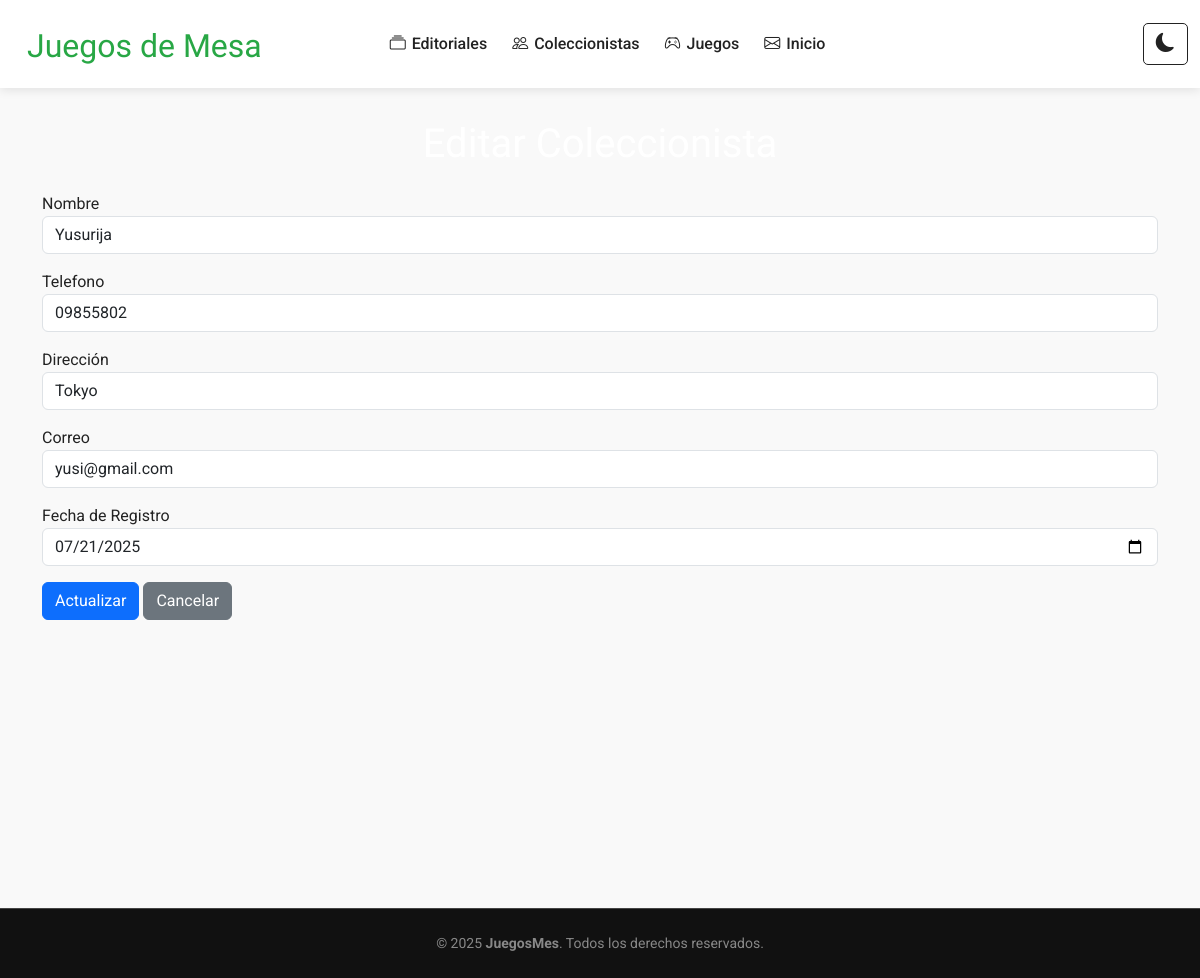
Before: /coleccionista/4/editar/ with the older database file.
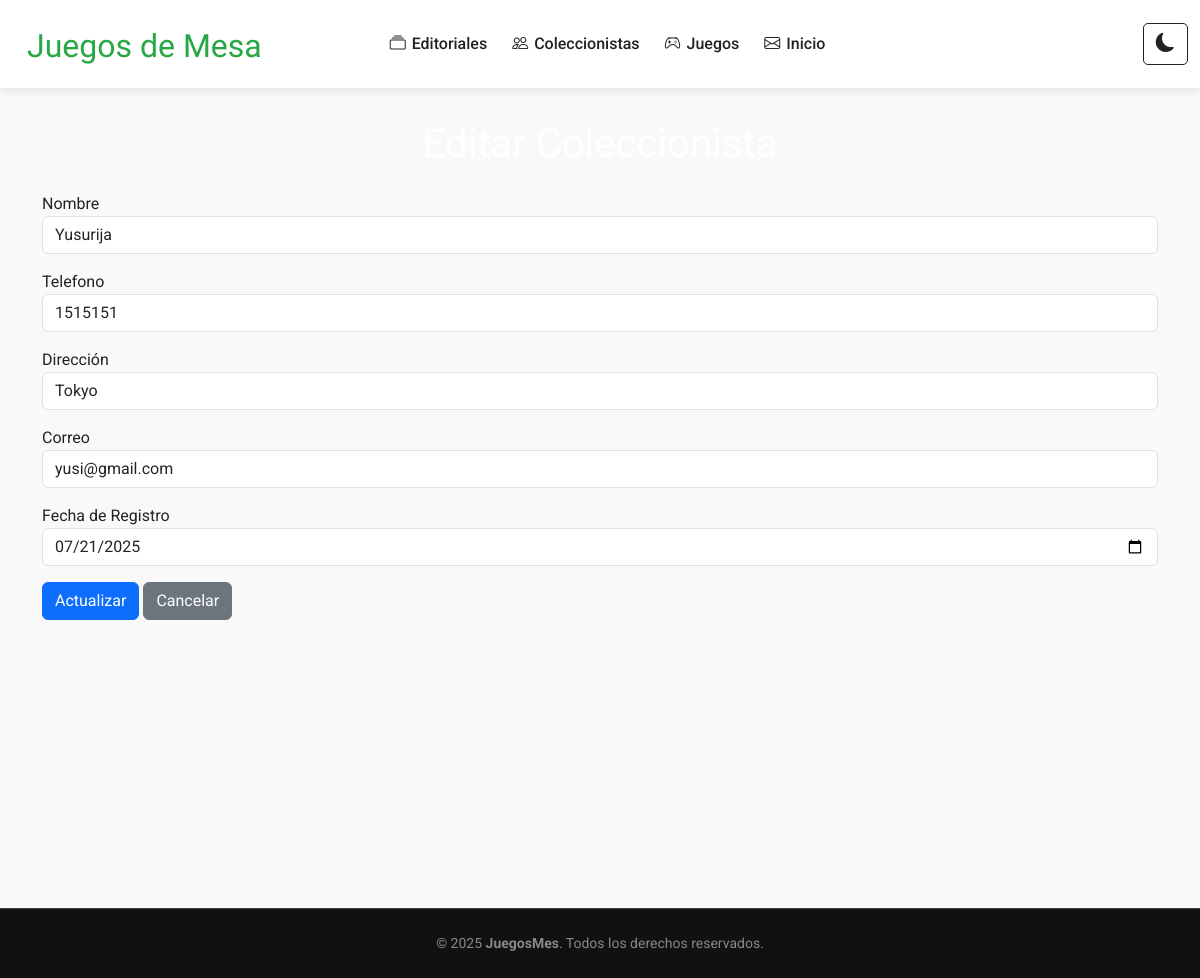
After: the same page with the newer database file.
### Aplicaciones/Coleccionista/models.py (models this page shows, shortened)
class Coleccionista(models.Model):
    nombre = models.CharField(max_length=100)
    telefono = models.CharField(
        max_length=15,
        validators=[
            RegexValidator(
                regex=r'^\+?\d{7,15}$',
                message='Ingrese un número de teléfono válido (7 a 15 dígitos, puede iniciar con +).'
            )
        ]
    )
    direccion = models.CharField(max_length=255)
    correo = models.EmailField(
        max_length=254,
        validators=[EmailValidator(message="Ingrese un correo electrónico válido.")]
    )
    fecha_registro = models.DateField(auto_now_add=True)

### Aplicaciones/Coleccionista/views.py (the view)
# urls.py: path('<int:id>/editar/', views.editarColeccionista, name='editar_coleccionista'),
def editarColeccionista(request, id):
    coleccionista = get_object_or_404(Coleccionista, id=id)
    if request.method == 'POST':
        form = ColeccionistaForm(request.POST, instance=coleccionista)
        if form.is_valid():
            form.save()
            messages.success(request, "Coleccionista editado correctamente.")
            return redirect('lista_coleccionista')
        else:
            messages.error(request, "Por favor corrige los errores en el formulario.")
    else:
        form = ColeccionistaForm(instance=coleccionista)
    return render(request, 'coleccionista/editar.html', {'form': form, 'coleccionista': coleccionista})

### Aplicaciones/Coleccionista/forms.py (shortened to what this page needs)
class ColeccionistaForm(forms.ModelForm):
    class Meta:
        model = Coleccionista
        fields = ['nombre', 'telefono', 'direccion', 'correo']

### Aplicaciones/Coleccionista/templates/coleccionista/editar.html (shortened to what this page needs)
{% extends 'plantilla.html' %}
{% block contenido %}
<div class="container mt-4">
    <h1 class="text-center mb-4">Editar Coleccionista</h1>
    <form action="{% url 'editar_coleccionista' coleccionista.id %}" method="post" novalidate>
        <div class="mb-3">
            <label>Nombre</label>
            <input type="text" name="nombre" class="form-control" value="{{ coleccionista.nombre }}" required>
        </div>
        <div class="mb-3">
            <label>Telefono</label>
            <input type="text" name="telefono" class="form-control" value="{{ coleccionista.telefono }}" required>
        </div>
        <div class="mb-3">
            <label>Dirección</label>
            <input type="text" name="direccion" class="form-control" value="{{ coleccionista.direccion }}" required>
        </div>
        <div class="mb-3">
            <label>Correo</label>
            <input type="email" name="correo" class="form-control" value="{{ coleccionista.correo }}" required>
        </div>
        <div class="mb-3">
            <label>Fecha de Registro</label>
            <input type="date" name="fecha_registro" class="form-control" value="{{ coleccionista.fecha_registro|date:'Y-m-d' }}" required>
        </div>
        <button type="submit" class="btn btn-primary">Actualizar</button>
        <a href="{% url 'lista_coleccionista' %}" class="btn btn-secondary">Cancelar</a>
    </form>
</div>
{% endblock %}

Changed rows visible on the page:
changed Coleccionista "Yusurija": telefono "09855802" → "1515151"
